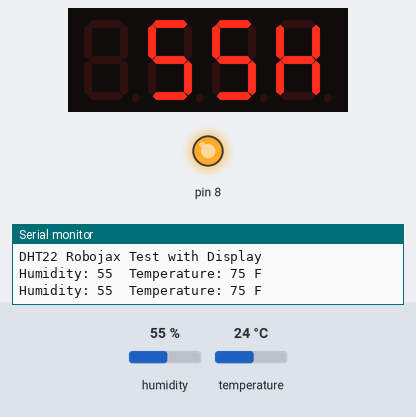
Simulated run of this sketch. Board: Arduino Uno, built with avr-gcc and run on an emulated ATmega328P. Shown: 4-digit seven-segment display, output pins drawn as LEDs (lit = HIGH), the last lines printed to the serial monitor. The test bench sets the inputs (shaded band); at power-on: humidity 55 %, temperature 24 °C.

Above: at 3.9 s.
4.0 s: humidity set to 22 %
At 8.8 s:
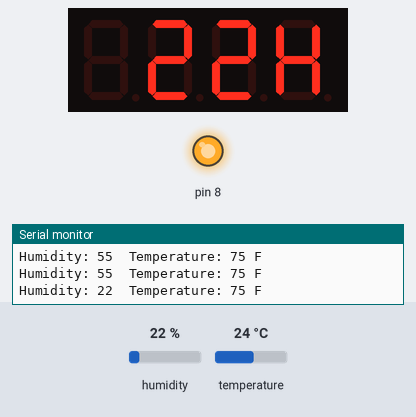
11.8 s: temperature set to 12 °C
At 14.1 s:
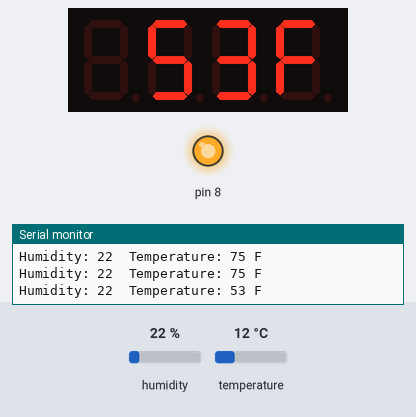
16.0 s: humidity set to 40 %
At 21.4 s:
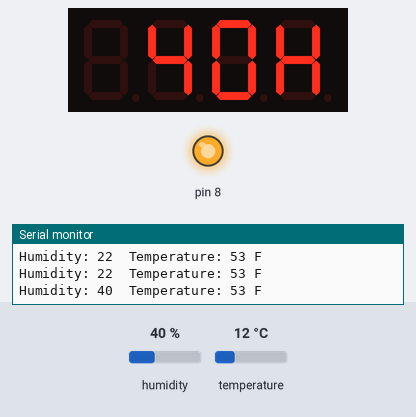
23.9 s: temperature set to 19 °C
At 26.7 s:
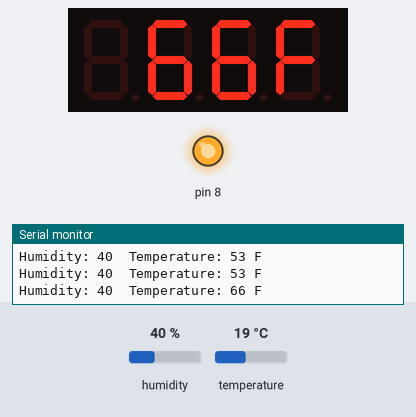
Timing chart, 0 to 28.2 s (numbered marks = the images above; inputs shaded):
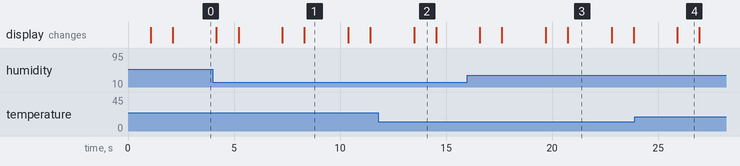

The sketch:

TempHumid.ino
```cpp
/*
 * TempHumid.ino
 *
 * Brown Dog Gadgets
 *
 * Pete Prodoehl <pete@2xlnetworks.com>
 *
 * Original code from TM1637 https://github.com/avishorp/TM1637
 * Original code and library for DHT22 https://github.com/adafruit/DHT-sensor-library
 */

// ****** Start of TM1637 Display code
#include <Arduino.h>
#include <TM1637Display.h>
// Module connection pins (Digital Pins)
#define CLK 5
#define DIO 6
// The amount of time (in milliseconds) between tests
#define TEST_DELAY   1000
TM1637Display display(CLK, DIO);
// ****** end of TM1637 Display code

#include "DHT.h"
#define DHTPIN 3     // what pin we're connected to
#define DHTTYPE DHT22   // DHT 22  (AM2302)

DHT dht(DHTPIN, DHTTYPE);

const uint8_t SEG_TEMP[] = {
  0,  // blank
  0,  // blank
  0,  // blank
  SEG_A | SEG_E | SEG_F | SEG_G // F
  };

const uint8_t SEG_HUMID[] = {
  0,  // blank
  0,  // blank
  0,  // blank
  SEG_B | SEG_C | SEG_E | SEG_F | SEG_G // H
  };


void setup() {
  Serial.begin(9600);
  Serial.println("DHT22 Robojax Test with Display");
  pinMode(8,OUTPUT);
  digitalWrite(8,HIGH);// gives 5v for DHT22
  dht.begin();
}

void loop() {
  // Reading temperature or humidity takes about 250 milliseconds!
  // Sensor readings may also be up to 2 seconds 'old' (its a very slow sensor)
  int h = dht.readHumidity();
  int t = dht.readTemperature();

  // check if returns are valid, if they are NaN (not a number) then something went wrong!
  if (isnan(t) || isnan(h)) {
    Serial.println("Failed to read from DHT");
  } else {
    Serial.print("Humidity: ");
    Serial.print(h);
    Serial.print("\t");
    Serial.print("Temperature: ");
    int temperatureF = (t * 9 / 5) + 32.5;
    Serial.print(temperatureF);
    Serial.println(" F");
    Serial.print("\n");

    delay(TEST_DELAY);// wait
    // **** TM1637 code start
    display.setBrightness(0x0f);// set brightness
    uint8_t data[] = { 0x0, 0x0, 0x0, 0x0 };// clear display values
    display.setSegments(data);//clear display
    // **** TM1637 code end

    display.setSegments(SEG_TEMP);
    display.showNumberDec(temperatureF, false, 3,0);

    delay(1000);

    display.setSegments(SEG_HUMID);
      display.showNumberDec(h, false, 3,0);

    delay(1000);

  }


}
// loop end
```

Measured:
- after the input at 4.0 s, the display: first differs from a run without the input after 4.3 s (image 1)
- after the input at 11.8 s, the display: changes after 1.7 s (image 2)
- after the input at 16.0 s, the display: first differs from a run without the input after 4.7 s (image 3)
- after the input at 23.9 s, the display: changes after 2.0 s (image 4)
- what the display in image 1 shows lasts 2.1 s, from 8.3 s to 10.4 s
- what the display in image 2 shows lasts 1.0 s, from 13.5 s to 14.5 s
